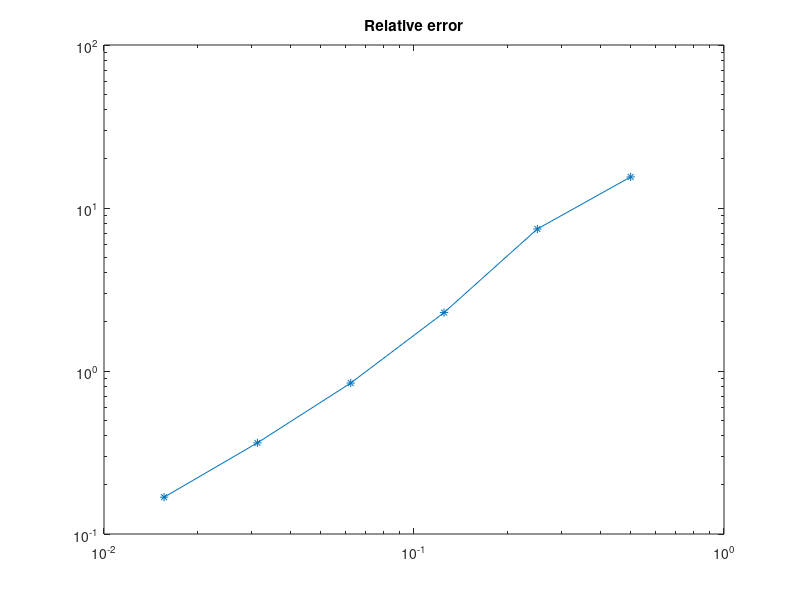

This figure's MATLAB source:
%calculation of relative error
%we just consider the situation about a = 1 b = 10 c = 10
%compute -a*d^2u/dx^2+b*du/dx+cu = 1 by three-point difference
%still use the central difference to approximate the derivative

E = zeros(1,6);
% DT = [0.0005 0.001 0.005 0.01 0.05];
DT = (0.5.^(1:6));
T = log10(DT);
for M =1:6
    dt = DT(M);
    t = 0:dt:1;
%     N = 1/dt;
    N = length(t)-1;
    A = diag(-2*ones(N-1,1))+diag(ones(N-2,1),-1)+diag(ones(N-2,1),1);
    A = -(1/(dt^2))*A;
    B = diag(-1*ones(N-2,1),-1)+diag(ones(N-2,1),1);
    B = (0.5/dt)*B;
    C = diag(ones(N-1,1));
    f = ones(1,N-1);
    a = 1;
    b = 10;
    c = 10;
    v1 = (-b+sqrt(b^2+4*a*c))/(-2*a);
    v2 = (-b-sqrt(b^2+4*a*c))/(-2*a);
    u = (exp(v2)-1-v1)*exp(v1*t)/(c*((1+v2)*exp(v1)-(1+v1)*exp(v2)))+...
        (exp(v1)-1-v2)*exp(v2*t)/(c*((1+v1)*exp(v2)-(1+v2)*exp(v1)))+1/c;
    A = a*A;
    B = b*B;
    C = c*C;
    f(1) = f(1)+a*(1/(dt^2))*u(1)+(b/(2*dt))*u(1);
    f(N-1) = f(N-1)+a*(1/(dt^2))*u(N+1)+(b/(2*dt))*u(N+1);
    uh = ((A+B+C)^(-1)*f')';
    uh = [u(1) uh u(N+1)];
    K = abs((uh-u)./u);
    E(M) = max(K);
end
loglog(DT,E,'*-');
title('Relative error');